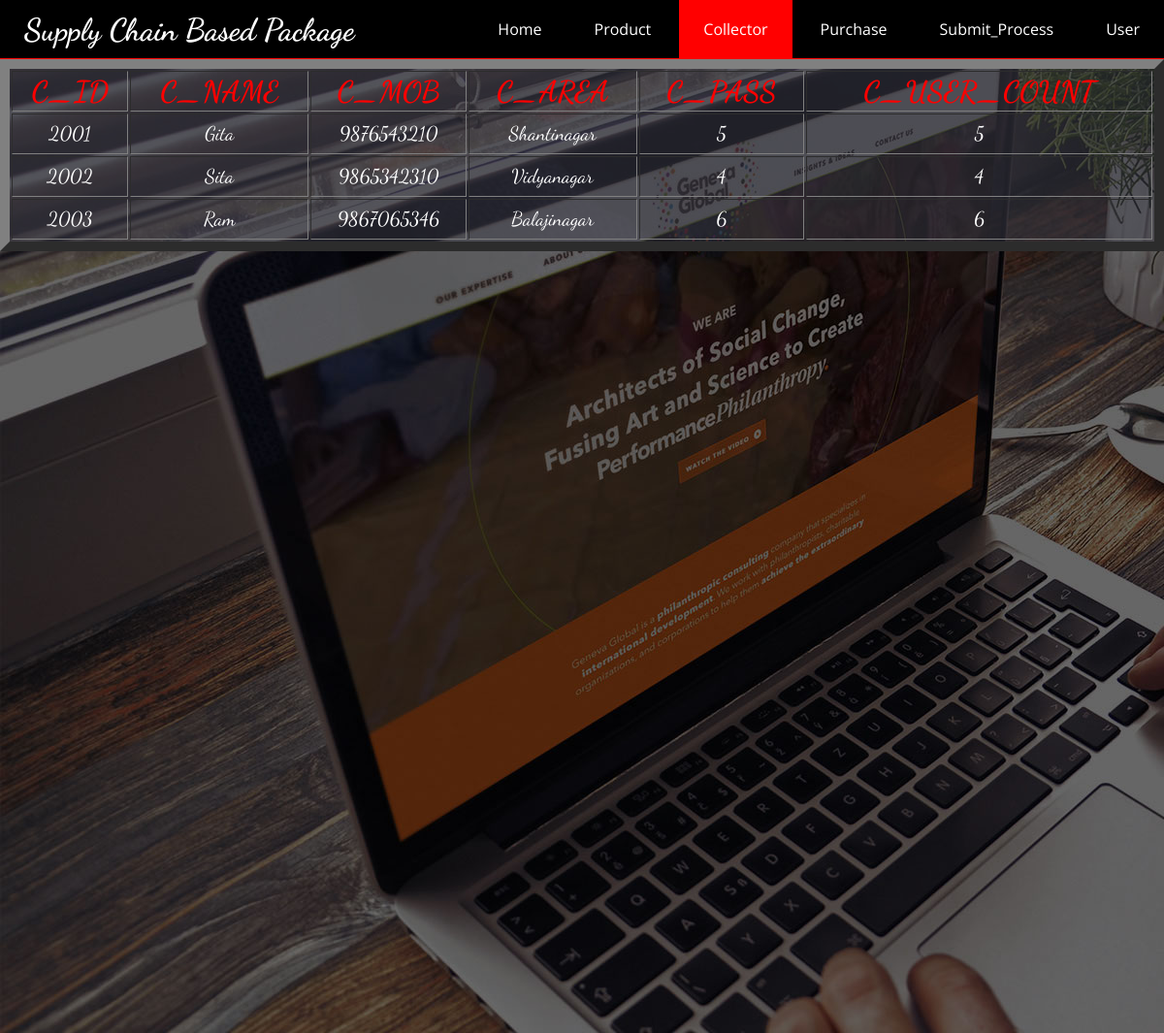
Screenshot of /collector.php with the database file from the repository.
### tables this page shows
CREATE TABLE `collector` (
  `c_id` int(20) NOT NULL,
  `c_name` varchar(20) NOT NULL,
  `c_mob` varchar(20) NOT NULL,
  `c_area` varchar(20) NOT NULL,
  `c_pass` varchar(20) NOT NULL,
  `c_user_count` varchar(20) NOT NULL
);

### collector.php (the view, shortened to what this page needs)
<!DOCTYPE html>
<html lang = "en">
<head>
	<link rel="stylesheet" type="text/css" href="style.css">
</head>
<body>
	<div id="nav"><h1><a href="home.php">Supply Chain Based Package</a></h1>
	<ul>
		<li><a href="home.php">Home</a></li>
		<li><a href="product.php">Product</a></li>
		<li id="hello"><a href="collector.php">Collector</a></li>
		<li><a href="purchase.php">Purchase</a></li>
		<li><a href="submit_process.php">Submit_Process</a></li>
		<li><a href="user.php">User</a></li>
	</ul>
	<table align="left" border="10px" style="width: 600px; line-height: 40px; font-family:'Dancing Script', cursive; color: white; font-style: normal; font-size : 20px; background-color: #40404c7a; width: 100%; height: 100px; text-align: center; vertical-align: middle;">
				<tr style="font-variant: small-caps;font-style: normal;color: red; font-size: 30px;">
			<th>C_ID   </th>
			<th>C_NAME  </th>
			<th>C_MOB  </th>
			<th>C_AREA  </th>
			<th>C_PASS  </th>
			<th>C_USER_COUNT  </th>
		</tr>
		<?php
		$conn = mysqli_connect("localhost", "root", "", "company");
		$sql = "SELECT c_id, c_name, c_mob, c_area, c_pass, c_pass, c_user_count from collector";
		$result =$conn-> query($sql);
		if($result-> num_rows >0){
			while ($row = $result-> fetch_assoc()){
			echo "<tr><td>". $row["c_id"] ."</td><td>". $row["c_name"] ."</td><td>". $row["c_mob"] ."</td><td>". $row["c_area"] ."</td><td>". $row["c_user_count"] ."</td><td>". $row["c_user_count"] ."</td></tr>";
			}
			echo "</table>";
		}
		else {
			echo" 0 result";
		}
		?>
	</div>
	<div id="hello1">
		</div>
	<div id="hello2">
		</div>
</body>
</html>

### style.css (style rules this page uses)
* { margin: 0px; padding: 0px; }
#nav { background: black; width: 100%; height:60px; line-height: 60px; }
#nav h1 { float: left; }
#nav h1 a { text-decoration: none; color: white; margin-left: 25px; font-family: 'Dancing Script', cursive; }
#nav ul { float: right; }
#nav ul li { text-decoration: none; list-style-type: none; display: inline-block; }
#nav ul li a { text-decoration: none; color: white; padding: 25px; font-family: 'Open Sans', sans-serif; }
#hello { background: red; }
#hello1 { background: red; height: 5px; }
#hello2 { background: url(images/3.jpg) no-repeat; width: 100%; height: 1000px; }

### rows the page displays
collector: c_id "2001", c_name "Gita", c_mob "9876543210", c_area "Shantinagar", c_user_count "5"
collector: c_id "2002", c_name "Sita", c_mob "9865342310", c_area "Vidyanagar", c_user_count "4"
collector: c_id "2003", c_name "Ram", c_mob "9867065346", c_area "Balajinagar", c_user_count "6"
